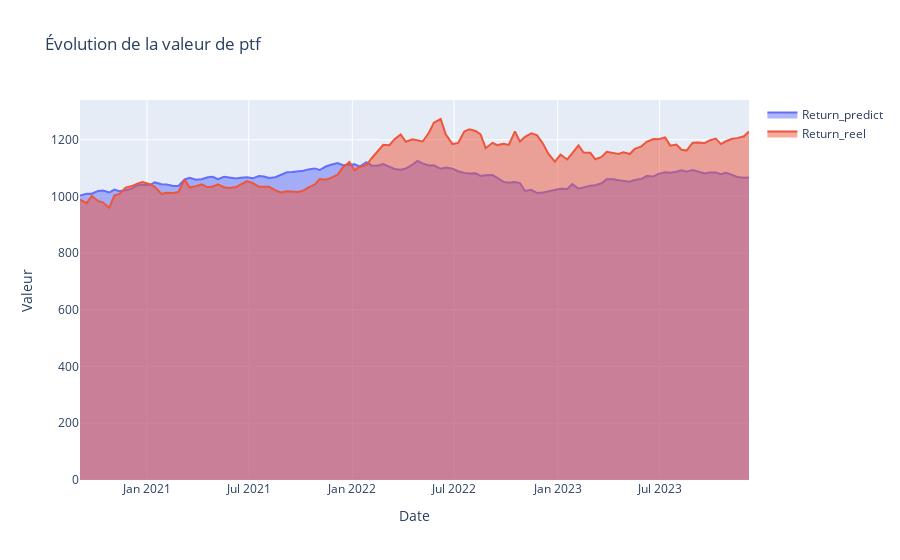

Notebook source saved alongside this figure:
### Code cell
fig = go.Figure()

fig.add_trace(go.Scatter(x = portfolio_avg_predictions.Date, 
                         y = portfolio_avg_predictions['Predicted_Portfolio_Value'],
                         mode = 'lines',
                         name ='Return_predict', 
                         fill = "tozeroy"))

fig.add_trace(go.Scatter(x = portfolio_avg_predictions.Date, 
                         y = portfolio_avg_predictions["Real_Portfolio_Value"],
                         mode = 'lines',
                         name ='Return_reel', 
                         fill = "tozeroy"))

fig.update_layout(title="Évolution de la valeur de ptf",
                  xaxis_title='Date',
                  yaxis_title='Valeur')

fig.show()
